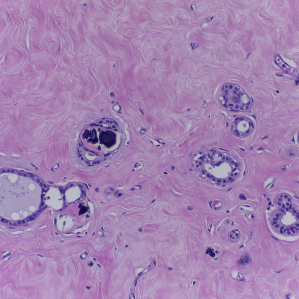
#> input picture dados/test/benign/b091.png, 299 x 299 px; its folder holds only this picture in this run
$ jupyter execute 1_Pre_Processamento_das_imagens.ipynb
#> lines starting #> are read from the running program, lines starting #| are printed output that depends on the picture
<a href="https://colab.research.google.com/github/antoniodragoc/Projeto-de-Graduacao-Antonio-Drago-Caetano/blob/main/1_Pre_Processamento_das_imagens.ipynb" target="_parent"></a>

# Bibliotecas

[cell 1]
import pandas as pd
import numpy as np
import matplotlib.pyplot as plt
import glob
import collections
import cv2
import scipy

[cell 2]
from google.colab import drive
drive.mount('/content/drive')

# Pré-Processamento

[cell 3]
path_train = '/content/drive/MyDrive/PG/dados/'
path_train2 = '/content/drive/MyDrive/PG/dados100/'

X_train = []
y_train = []
X_traint = []

[cell 4]
# 1
j = 1
pasta = 'benign'
path_train = '/content/drive/MyDrive/PG/dados/benign'
for i in glob.glob(path_train+'/*.png'):

    #https://pythonexamples.org/python-opencv-cv2-resize-image/

    src = cv2.imread(i)
#> src is the input picture: shape (299, 299, 3); mean B, G, R 177.6, 130.3, 163.4

    # dsize
    dsize = (399, 299)

    # resize image
    output = cv2.resize(src, dsize)
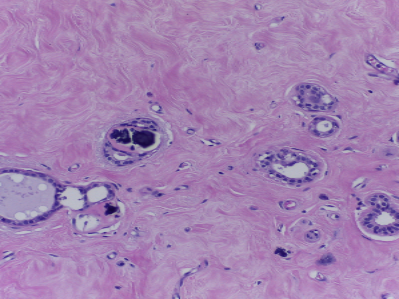
#> output: shape (299, 399, 3); mean B, G, R 177.6, 130.3, 163.4

    # crop image
    output1 = output[:, 50:399-50]
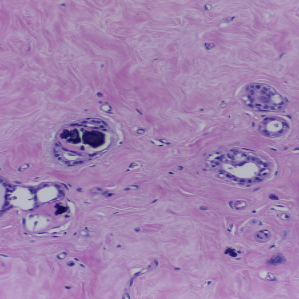
#> output1: shape (299, 299, 3); mean B, G, R 176.5, 129.7, 162.5

    X_train.append(output1)

    # pasta output
    prefixo = 'b'
    p = path_train2+prefixo+str(j).rjust(3,"0")+".png"
    #print(p)

    # Salvando em PNG
    cv2.imwrite(p, output1)
    #print(plt.show(output))
    j = j + 1

[cell 5]
# 2
j = 1
pasta = 'insitu/'
path_train = '/content/drive/MyDrive/PG/dados/insitu'
for i in glob.glob(path_train+'/*.png'):

    #https://pythonexamples.org/python-opencv-cv2-resize-image/

    src = cv2.imread(i)
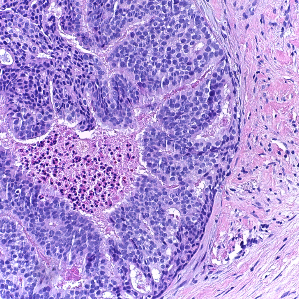
#> input picture dados/test/insitu/is091.png, 299 x 299 px
#> src is the input picture: shape (299, 299, 3); mean B, G, R 216.1, 147, 174.3

    # dsize
    dsize = (399, 299)

    # resize image
    output = cv2.resize(src, dsize)
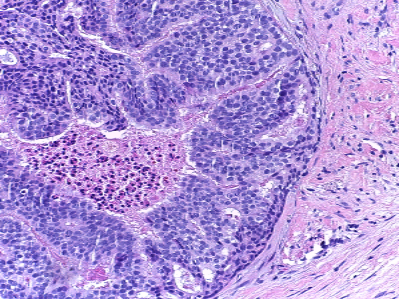
#> output: shape (299, 399, 3); mean B, G, R 216.1, 147, 174.3

    # crop image
    output1 = output[:, 50:399-50]
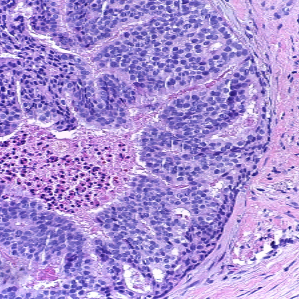
#> output1: shape (299, 299, 3); mean B, G, R 213.7, 143, 170.1

    X_train.append(output1)

    # pasta output
    prefixo = 'is'
    p = path_train2+pasta+prefixo+str(j).rjust(3,"0")+".png"

    # Salvando em PNG
    cv2.imwrite(p, output1)
    j = j + 1
